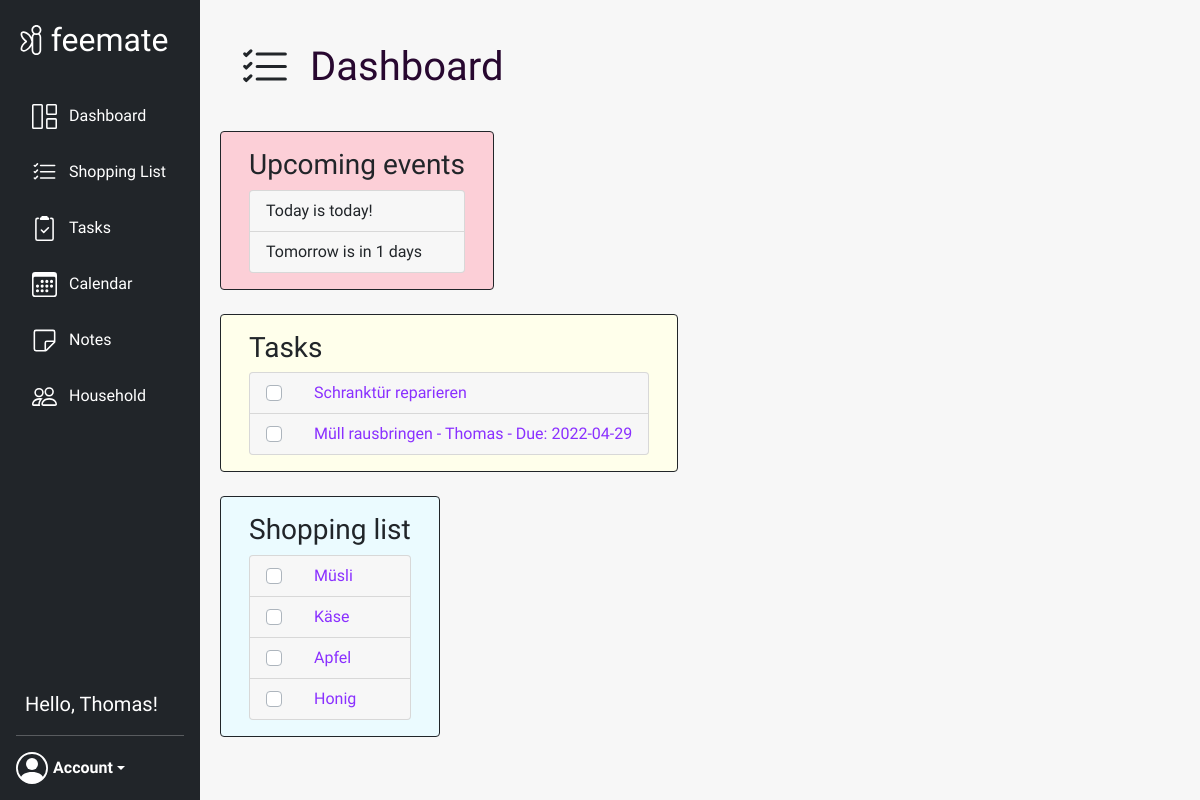
The page /dashboard (signed in) on the database its author committed.
### website/models.py (models this page shows, shortened)
class User(db.Model, UserMixin):
    id = db.Column(db.Integer, primary_key=True)
    email = db.Column(db.String(150), unique=True)
    password = db.Column(db.String(150))
    first_name = db.Column(db.String(150))
    events = db.relationship('Event')
    tasks = db.relationship('Task')
    group_id = db.Column(db.Integer, db.ForeignKey('group.id'))
    def get_current_group(self):
        group = Group.query.get(self.group_id)
        return group

class Event(db.Model):
    id = db.Column(db.Integer, primary_key=True)
    group_id = db.Column(db.Integer, db.ForeignKey('group.id'))
    user_id = db.Column(db.Integer, db.ForeignKey('user.id'))
    title = db.Column(db.String(100))
    start = db.Column(db.DateTime(timezone=True), default=func.now())
    end = db.Column(db.DateTime(timezone=True), default=func.now())
    repeat = db.Column(db.Integer, default=0)
    repeat_till = db.Column(db.DateTime(timezone=True), default=func.now())
    color = db.Column(db.String(7), default='#d4d4d4')

class Task(db.Model):
    id = db.Column(db.Integer, primary_key=True)
    title = db.Column(db.String(100))
    data = db.Column(db.String(1000))
    date = db.Column(db.DateTime(timezone=True))
    state = db.Column(db.Boolean, default=False)
    group_id = db.Column(db.Integer, db.ForeignKey('group.id'))
    user_id = db.Column(db.Integer, db.ForeignKey('user.id'))

class Item(db.Model):
    id = db.Column(db.Integer, primary_key=True)
    group_id = db.Column(db.Integer, db.ForeignKey('group.id'))
    title = db.Column(db.String(100))
    date = db.Column(db.DateTime(timezone=True), default=func.now())
    state = db.Column(db.Boolean, default=False)

### website/views/views.py (the view)
@views.route('/dashboard', methods=['GET', 'POST'])
@login_required
@household_required
def dashboard():
    task_list = Task.query.filter_by(group_id=current_user.group_id).all()
    events = Event.query.filter_by(group_id=current_user.group_id).all()
    tasks_structured = get_structured_task_data(task_list)
    upcoming_events = get_structured_upcoming_events(events)
    return render_template("dashboard.html", group=current_user.get_current_group(),
                           tasks=tasks_structured, events=upcoming_events)

### website/__init__.py (called while the page is built)
def create_app(base_config=BaseConfig):
    app.config.from_object(base_config)
    db.init_app(app)
    from .models import User, Group
    if not path.exists('website/' + base_config.DB_NAME):
        db.create_all(app=app)
    login_manager = LoginManager()
    login_manager.login_view = 'auth.login'
    login_manager.init_app(app)
    @login_manager.user_loader
    def load_user(user_id):
        return User.query.get(int(user_id))
    return app

### website/views/views.py (called while the page is built)
def get_structured_task_data(task_list):
    tasks_structured = []
    for task in task_list:
        element = {
            'id': task.id,
            'title': task.title,
            'data': task.data,
            'state': task.state
        }
        if task.user_id:
            user = User.query.filter_by(id=task.user_id).first()
            element['user_name'] = user.first_name
            element['user_id'] = user.id
        if task.date:
            date = task.date.date()
            element['date'] = date
        tasks_structured.append(element)
    return tasks_structured

def get_structured_upcoming_events(events):
    upcoming_events = []
    for event in events:
        if 0 <= days_till(event.start) <= 7:
            if event.user_id:
                user_name = ' (' + User.query.get(event.user_id).first_name + ')'
            else:
                user_name = ''
            element = {
                'title': event.title + user_name,
                'days_till': days_till(event.start),
            }
            upcoming_events.append(element)
    return upcoming_events

def days_till(date):
    return (date.date() - datetime.now().date()).days

### website/views/templates/dashboard.html (shortened to what this page needs)
{% extends "base.html" %}{% block title %}Dashboard{% endblock %}
{% block content %}
<div class="d-flex flex-row">
        <div class="p-2 page-icon">
        </div>
        <div class="p-2">
            <h1 class="header-text">Dashboard</h1>
        </div>
</div>
<br />
<div class="row">
    <div class="col-md-auto border border-dark rounded background-color-event-list">
        <div class="shopping-list-on-dashboard-div background-color-event-list">
           <h3>Upcoming events</h3>
            <ul class="list-group" id="events">
                {% for event in events %}
                    <li class="list-group-item event-list-on-dashboard">
                        {% if event.days_till == 0 %}
                            {{event.title}} is today!
                        {% endif %}
                        {% if event.days_till > 0 %}
                            {{event.title}} is in {{event.days_till}} days
                        {% endif %}
                    </li>
                {% endfor %}
            </ul>
        </div>
     </div>
</div>
<br />
<div class="row">
 <div class="col-md-auto border border-dark rounded background-color-task-list">
    <div class="shopping-list-on-dashboard-div background-color-task-list">
       <h3>Tasks</h3>
        <ul class="list-group" id="tasks">
            {% for task in tasks %}
                {% if task.state == False %}
                    <li class="list-group-item task-list-on-dashboard">
                        <div class="custom-control custom-checkbox">
                                <label class="custom-control-label" for="checkbox_{{ task.id }}">
                                    {{task.title}}
                                    {% if task.user_name %}
                                         - {{task.user_name}}
                                    {% endif %}
                                    {% if task.date %}
                                         - Due: {{task.date}}
                                    {% endif %}
                                </label>
                        </div>
                    </li>
                {% endif %}
            {% endfor %}
        </ul>
    </div>
 </div>
</div>
<br />
<div class="row">
    <div class="col-md-auto border border-dark rounded background-color-shopping-list">
        <div class="shopping-list-on-dashboard-div background-color-shopping-list">
           <h3>Shopping list</h3>
            <ul class="list-group rounded" id="items">
                {% for item in group.items %}
                    {% if item.state == False %}
                        <li class="list-group-item shopping-list-on-dashboard">
                            <div class="custom-control custom-checkbox">
                                    <label class="custom-control-label" for="checkbox_{{ item.id }}">
                                        {{item.title}}
                                    </label>
                            </div>
                        </li>
                    {% endif %}
                {% endfor %}
            </ul>
        </div>
    </div>
</div>
{% endblock %}

### website/templates/base.html (shortened to what this page needs)
<!DOCTYPE html>
<html>
    <head>
        <link rel="stylesheet"
              href="https://stackpath.bootstrapcdn.com/bootstrap/4.4.1/css/bootstrap.min.css"
/>
        <link rel="stylesheet"
              href="https://stackpath.bootstrapcdn.com/font-awesome/4.7.0/css/font-awesome.min.css"
/>
        <link rel="stylesheet"
              href="https://cdn.jsdelivr.net/npm/bootstrap@5.1.3/dist/css/bootstrap.min.css"
>
        <link rel="stylesheet" href="/static/styles.css">
        <link rel="stylesheet" href="https://cdn.jsdelivr.net/npm/bootstrap-icons@1.8.1/font/bootstrap-icons.css">
        <link rel='stylesheet' href='https://cdn.jsdelivr.net/npm/fullcalendar@5.11.0/main.min.css'/>
    </head>
    <body class="body font">
        <nav class="d-flex flex-column flex-shrink-0 p-3 text-white bg-dark custom-navbar" id="sidebar">
            <a href="/" class="d-flex align-items-center mb-3 mb-md-0 me-md-auto text-white text-decoration-none">
                <img class="invert-svg"
                     src="/static/images/fairy_logo.svg"
                     alt="fairy"
                     width="30"
                     height="30"/>
                <span class="fs-2" style="margin-left: 0.15em;">feemate</span>
            </a>
            <br/>
            <ul class="nav nav-pills flex-column mb-auto">
                <li>
                    <a href="/dashboard" class="nav-link text-white {{ '' if current_user.is_authenticated else 'disabled' }}">
                        <text class="navbar-text">Dashboard</text>
                    </a>
                </li>
                <li>
                    <a href="/list" class="nav-link text-white {{ '' if current_user.is_authenticated else 'disabled' }}">
                        <text class="navbar-text">Shopping List</text>
                    </a>
                </li>
                <li>
                    <a href="/tasks" class="nav-link text-white {{ '' if current_user.is_authenticated else 'disabled' }}">
                        <text class="navbar-text">Tasks</text>
                    </a>
                </li>
                <li>
                    <a href="/calendar" class="nav-link text-white {{ '' if current_user.is_authenticated else 'disabled' }}">
                        <text class="navbar-text">Calendar</text>
                    </a>
                </li>
                <li>
                    <a href="/notes" class="nav-link text-white {{ '' if current_user.is_authenticated else 'disabled' }}">
                        <text class="navbar-text">Notes</text>
                    </a>
                </li>
                <li>
                    <a href="/household" class="nav-link text-white">
                        <text class="navbar-text">Household</text>
                    </a>
                </li>
            </ul>
            {% if current_user.is_authenticated %}
            <text class="current-user-name">Hello, {{current_user.first_name}}!</text>
            {% endif %}
            <hr>
            {% if current_user.is_authenticated %}
                <div class="dropdown">
                    <a href="#" class="d-flex align-items-center text-white text-decoration-none dropdown-toggle"
                       id="dropdownUser1"
                       data-bs-toggle="dropdown"
                       aria-haspopup="true"
                       aria-expanded="false">
                        <strong class="font" style="margin-left: 5px;">Account</strong>
                    </a>
                </div>
            {% else %}
                <div class="container">
                    <a href="/login" class="d-flex align-items-center text-white text-decoration-none login-button">Login</a>
                </div>
            {% endif %}
        </nav>
        <div class="container-fluid container-fluid-custom">
            {% block content %}
            {% endblock %}
        </div>
    </body>
</html>

### website/static/styles.css (style rules this page uses)
.custom-navbar { height: 100vh; width: 200px; top: 0; left: 0; position: fixed; display: flex; }
.invert-svg { -webkit-filter: invert(1); filter: invert(1); }
.navbar-text { margin-left: 0.5em; }
.body { background-color: #f7f7f7; }
.font { font-family: 'Ubuntu', sans-serif; }
.container-fluid-custom { position: fixed; left: 200px; top: 0; margin-left: 20px; margin-top: 35px; max-width: 1300px; }
.page-icon { width: 50px; }
.shopping-list-on-dashboard-div { margin: 1em; }
.background-color-shopping-list { background-color: #ebfbff; }
.background-color-task-list { background-color: #ffffeb; }
.background-color-event-list { background-color: #fccfd7; }
.list-group-item { background-color: #f7f7f7; width: 50%; }
.shopping-list-on-dashboard { width: 100%; }
.task-list-on-dashboard { width: 100%; }
.event-list-on-dashboard { width: 100%; }
.header-text { margin-left: 20px; color: #280830; }
.custom-control { position: relative; display: block; min-height: 1.5rem; padding-left: 1.5rem; }
.custom-control-label { position: relative; color: #8a30ff; padding-left: 1.5rem; font-family: 'Ubuntu', sans-serif; }
.bg-dark { background-color: #181b1f; }
*, *::before, *::after { box-sizing: border-box; }
.current-user-name { margin-left: 0.45em; font-size: 20px; }

### rows shown on the page
User: first_name "Thomas", user_name "Thomas"
Event: title "Today"
Event: title "Tomorrow", days_till "1"
Task: title "Schranktür reparieren"
Task: title "Müll rausbringen"
Item: title "Müsli"
Item: title "Käse"
Item: title "Apfel"
Item: title "Honig"

### other values the page prints
{{ task.date }} "2022-04-29"
